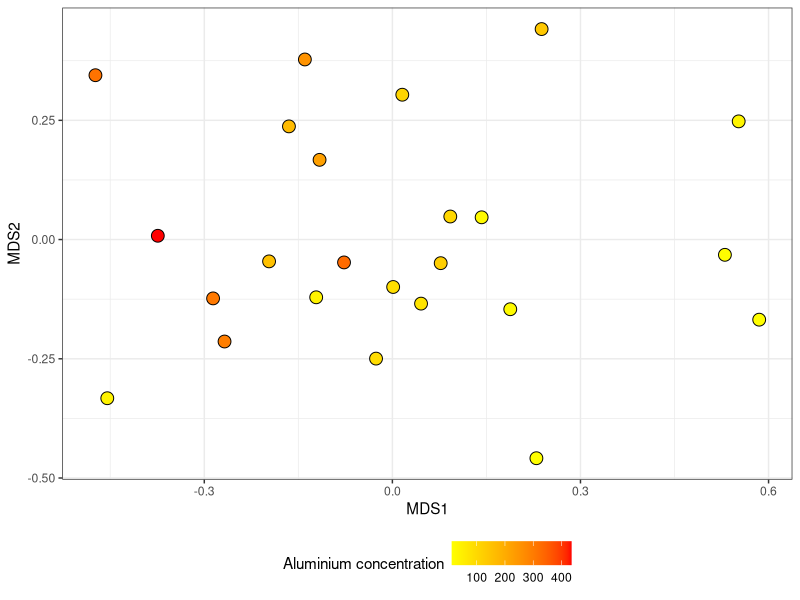
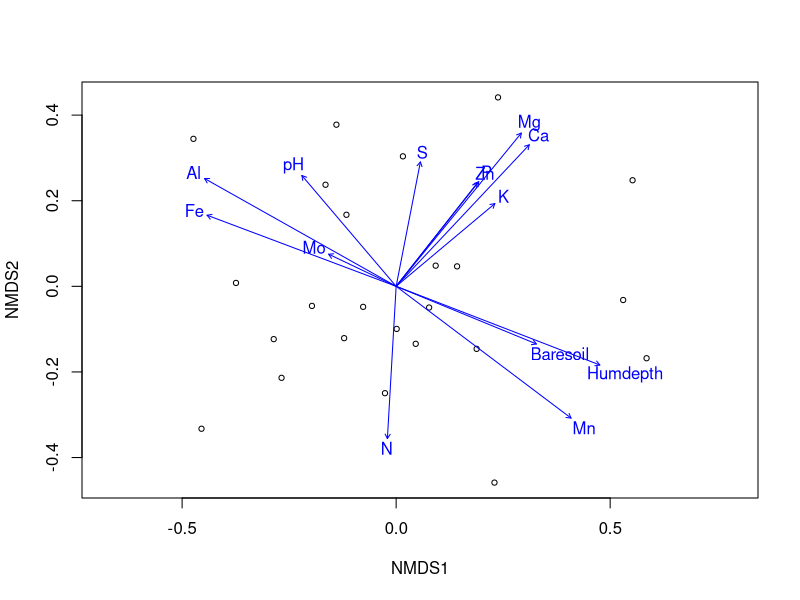
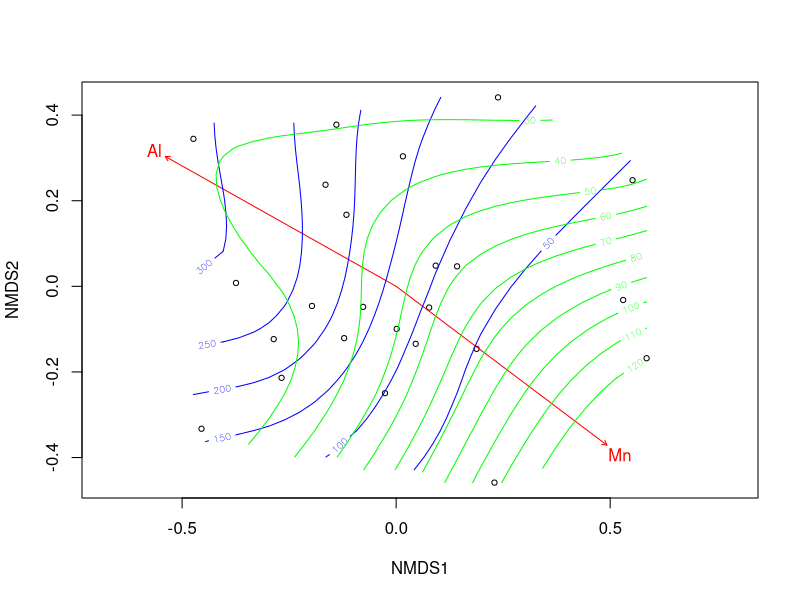
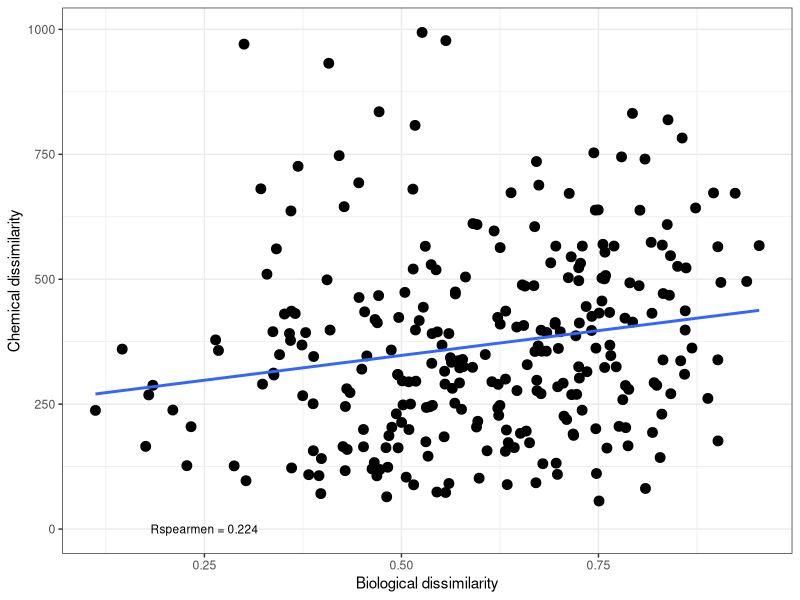
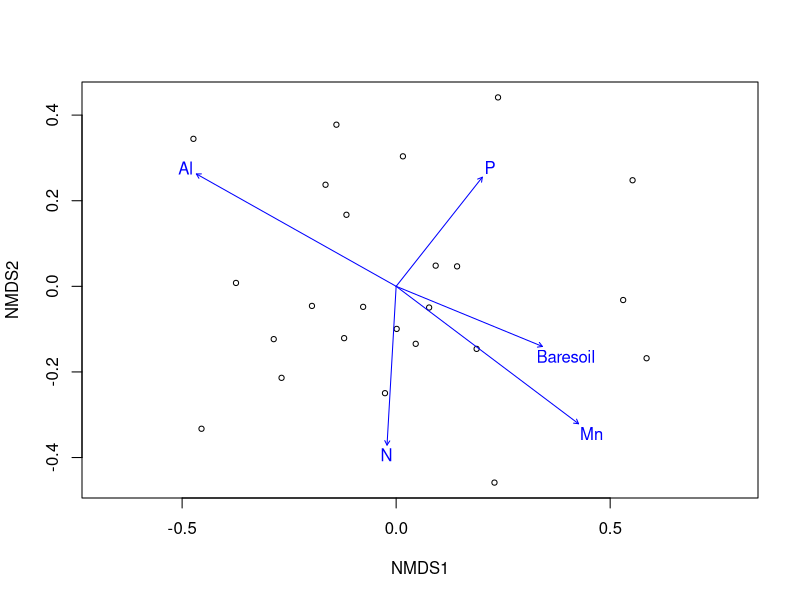

These charts were generated, in order, by the following R code:
## ---- chunk 1
#-- RUN THE FRAGMENT BETWEEN LINES BEFORE COMPILING MARKDOWN
# to configure markdown parsing
options(markdown.extensions = c("no_intra_emphasis", "tables", "fenced_code", "autolink", "strikethrough", "lax_spacing", "space_headers", "latex_math"))
#------
# output options
options(width = 70, scipen = 6, digits = 3)

# to render cyrillics in plots use cairo pdf
options(device = function(file, width = 7, height = 7, ...) {
  cairo_pdf(tempfile(), width = width, height = height, ...)
  })
library(knitr)
# chunk default options
opts_chunk$set(fig.align='center', tidy = FALSE, fig.width = 7, fig.height = 3, warning=FALSE)
## ---- chunk 2
library(vegan)
data(varespec)
data(varechem)
## ---- chunk 3
library(ggplot2)
veg_ord <- metaMDS(varespec)
veg_MDS <- as.data.frame(veg_ord$points)
ggplot(veg_MDS, aes(x = MDS1, y = MDS2, fill = varechem$Al))  + geom_point(shape=21, size =4)+ scale_fill_gradient(low = "cyan", high = "darkblue") + theme_bw() + theme(legend.position = "bottom") + labs(fill = "Aluminium concentration") + scale_fill_gradient(high = "red", low = "yellow")

## ---- chunk 4
env_fit <- envfit(veg_ord, varechem)
env_fit
## ---- chunk 5
plot(veg_ord, display = "site")
plot(env_fit)
## ---- chunk 6
env_fit2 <- envfit(veg_ord ~ Al + Mn, data = varechem)
plot(veg_ord, display = "site")
plot(env_fit2, col = "red")
ordisurf(veg_ord, varechem$Al, add = TRUE, col="blue")
ordisurf(veg_ord, varechem$Mn, add = TRUE, col="green")
## ---- chunk 7
dist_com <- vegdist(varespec, method = "bray")
dist_chem <- vegdist(varechem, method = "euclidean")
## ---- chunk 8
x <-as.vector(dist_com)
y <- as.vector(dist_chem)
R <- round(cor(x, y, method = "spearman"), 3)
xy <- data.frame (x, y)
mant <- ggplot(xy, aes(x = x, y = y))
mant + geom_point(size = 3) + xlab ("Biological dissimilarity") + ylab ("Chemical dissimilarity") + annotate("text", x = 0.25, y = 0.35, label = paste("Rspearmen =", R, sep = " "), size = 3) + theme_bw() + geom_smooth(method = "lm", se = FALSE)

## ---- chunk 9
options(digits=4)
mant <- mantel(dist_com, dist_chem, method="spearman", permutations = 999)
mant
## ---- chunk 10
geo <- read.table("data/Coordinates.txt",  
                  header = TRUE, sep = "\t")
dist_geo <- vegdist(geo[, -1], 
                  method = "euclidean")
## ---- chunk 11
mantel_partial <- mantel.partial(dist_com, dist_chem, dist_geo, method = "pearson", permutations = 9999)
mantel_partial
## ---- chunk 12
BioEnv <- bioenv(varespec, varechem, method = "spearman", index = "bray")
BioEnv
## ---- chunk 13
plot(veg_ord, display = "site")
plot(envfit(veg_ord ~ N + P + Al + Mn + Baresoil, data = varechem ))
